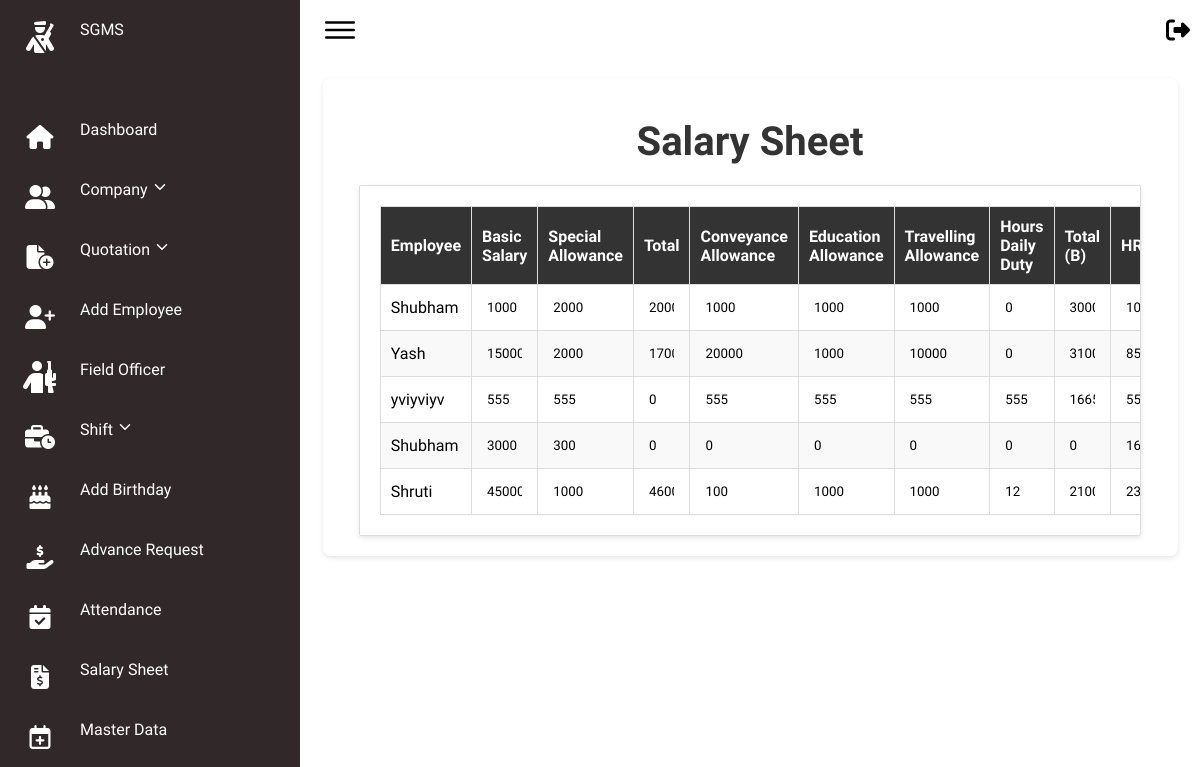
/adsalarysheet, run on the app's committed database.
### secman/models.py (models this page shows, shortened)
class EmployeeJoining(models.Model):
    emp_id = models.CharField(max_length=20, unique=True)
    first_name = models.CharField(max_length=50)
    middle_name = models.CharField(max_length=50, blank=True, null=True)
    last_name = models.CharField(max_length=50)
    email = models.EmailField()
    date_of_birth = models.DateField()
    contact_number = models.CharField(max_length=15)
    whatsapp_number = models.CharField(max_length=15, blank=True, null=True)
    emergency_contact1 = models.CharField(max_length=15)
    emergency_contact2 = models.CharField(max_length=15)
    emergency_contact_relation1 = models.CharField(max_length=20)
    emergency_contact_relation2 = models.CharField(max_length=20)
    emergency_contact_relation1_name = models.CharField(max_length=100)
    emergency_contact_relation2_name = models.CharField(max_length=100)
    age = models.PositiveIntegerField()
    gender = models.CharField(max_length=10)
    current_address = models.TextField()
    permanent_address = models.TextField()
    city = models.CharField(max_length=50)
    state = models.CharField(max_length=50)
    pincode = models.CharField(max_length=10)
    security_guard_training = models.CharField(max_length=3, choices=[('yes', 'Yes'), ('no', 'No')], default='no')
    job_experience = models.CharField(max_length=3, choices=[('yes', 'Yes'), ('no', 'No')], default='no')
    pancard = models.CharField(max_length=3, choices=[('yes', 'Yes'), ('no', 'No')], default='no')
    aadhar = models.CharField(max_length=3, choices=[('yes', 'Yes'), ('no', 'No')], default='no')
    voter = models.CharField(max_length=3, choices=[('yes', 'Yes'), ('no', 'No')], default='no')
    profile_picture = models.ImageField(upload_to='profile_pictures/')
    signature = models.ImageField(upload_to='signatures/')
    preferred_work_arrangements = models.CharField(max_length=20)
    position = models.CharField(max_length=50)
    account_holder_name = models.CharField(max_length=100)
    bank_name = models.CharField(max_length=100)
    bank_account_number = models.CharField(max_length=30)
    ifsc_code = models.CharField(max_length=15)
    branch_name = models.CharField(max_length=100)
    bank_address = models.TextField()
    qualification = models.CharField(max_length=20)
    experience = models.CharField(max_length=20)
    company = models.ForeignKey(UserProfile, on_delete=models.SET_NULL, null=True, limit_choices_to={'user_type': 'company'})
    pdf_file = models.FileField(upload_to='employee_pdfs/', blank=True, null=True)

### secman/views.py (the view)
# urls.py: path('adsalarysheet',views.adminsalarysheet,name='adminsalarysheet'),
def adminsalarysheet(request):
    current_date = timezone.now()
    current_month = current_date.month
    current_year = current_date.year
    next_month = current_date.replace(day=28) + timezone.timedelta(days=4)
    first_day_next_month = next_month.replace(day=1)
    days_in_month = (first_day_next_month - current_date.replace(day=1)).days
    salary_details_list = SalaryDetails.objects.all()
    salary_with_actual = []
    for salary in salary_details_list:
        days_present = Attendance.objects.filter(
            employee=salary.employee,
            date__month=current_month,
            date__year=current_year,
            status='P'
        ).count()
        actual_daily_wages = calculate_actual_daily_wages(salary.total_c, days_in_month) if days_in_month else 0
        actual_salary = calculate_actual_salary(actual_daily_wages, days_present) - salary.advance_payment - salary.food_allowance - salary.price_partial_uniform
        salary_with_actual.append({
            'id': salary.id,
            'employee': salary.employee.first_name,  # Assuming Employee has a 'name' field
            'basic_salary': salary.basic_salary,
            'special_allowance': salary.special_allowance,
            'total': salary.total,
            'conveyance_allowance': salary.conveyance_allowance,
            'education_allowance': salary.education_allowance,
            'travelling_allowance': salary.travelling_allowance,
            'hours_daily_duty': salary.hours_daily_duty,
            'total_b': salary.total_b,
            'hra': salary.hra,
            'pf': salary.pf,
            'gratuity': salary.gratuity,
            'leave_with_wages': salary.leave_with_wages,
            'esic': salary.esic,
            'paid_holiday': salary.paid_holiday,
            'bonus': salary.bonus,
            'uniform': salary.uniform,
            'total_c': salary.total_c,
            'service_charge': salary.service_charge,
            'advance_payment': salary.advance_payment,
            'food_allowance': salary.food_allowance,
            'price_partial_uniform': salary.price_partial_uniform,
            'actual_daily_wages': actual_daily_wages,
            'actual_salary': actual_salary,
        })
    return render(request, 'admin/adsalarysheet.html', {'salary_with_actual': salary_with_actual})

### secman/views.py (called while the page is built)
def calculate_actual_daily_wages(total_c, days_in_month):
    if days_in_month > 0:
        return total_c / days_in_month
    else:
        return 0

def calculate_actual_salary(actual_daily_wages, days_present):
    return actual_daily_wages * days_present

### secman/templates/admin/adsalarysheet.html (shortened to what this page needs)
{% extends 'admin/basead.html' %}
{% block content %}
<head>
</head>
<body>
    <div class="card">
        <h1>Salary Sheet</h1>
        <div class="table-container">
            <table>
                <thead>
                    <tr>
                        <th>Employee</th>
                        <th>Basic Salary</th>
                        <th>Special Allowance</th>
                        <th>Total</th>
                        <th>Conveyance Allowance</th>
                        <th>Education Allowance</th>
                        <th>Travelling Allowance</th>
                        <th>Hours Daily Duty</th>
                        <th>Total (B)</th>
                        <th>HRA</th>
                    </tr>
                </thead>
                <tbody>
                    {% for salary in salary_with_actual %}
                    <tr>
                        <td>{{ salary.employee }}</td>
                        <td><input type="text" data-id="{{ salary.id }}" data-field="basic_salary" value="{{ salary.basic_salary }}"></td>
                        <td><input type="text" data-id="{{ salary.id }}" data-field="special_allowance" value="{{ salary.special_allowance }}"></td>
                        <td><input type="text" data-id="{{ salary.id }}" data-field="total" value="{{ salary.total }}"></td>
                        <td><input type="text" data-id="{{ salary.id }}" data-field="conveyance_allowance" value="{{ salary.conveyance_allowance }}"></td>
                        <td><input type="text" data-id="{{ salary.id }}" data-field="education_allowance" value="{{ salary.education_allowance }}"></td>
                        <td><input type="text" data-id="{{ salary.id }}" data-field="travelling_allowance" value="{{ salary.travelling_allowance }}"></td>
                        <td><input type="text" data-id="{{ salary.id }}" data-field="hours_daily_duty" value="{{ salary.hours_daily_duty }}"></td>
                        <td><input type="text" data-id="{{ salary.id }}" data-field="total_b" value="{{ salary.total_b }}"></td>
                        <td><input type="text" data-id="{{ salary.id }}" data-field="hra" value="{{ salary.hra }}"></td>
                    </tr>
                    {% endfor %}
                </tbody>
            </table>
        </div>
    </div>
{% endblock content %}

### secman/static/css/style.css (style rules this page uses)
* { font-family: "Ubuntu", sans-serif; margin: 0; padding: 0; box-sizing: border-box; }
:root { --blue: #2a2185; --white: #fff; --gray: #f5f5f5; --black1: #222; --black2: #999; }
body { min-height: 100vh; overflow-x: hidden; }

### secman/templates/admin/basead.html (style rules this page uses)
* { font-family: "Ubuntu", sans-serif; margin: 0; padding: 0; box-sizing: border-box; }
:root { --blue: #312929; --white: #fff; --gray: #f5f5f5; --black1: #222; --black2: #999; }
body { min-height: 100vh; overflow-x: hidden; }

### secman/templates/admin/adsalarysheet.html (style rules this page uses)
body { font-family: Arial, sans-serif; margin: 0; padding: 0; background-color: #f0f2f5; }
.card { width: 95%; margin: 2% auto; padding: 20px; background: #fff; border-radius: 8px; box-shadow: 0 2px 5px rgba(0, 0, 0, 0.1); animation: fadeIn 1s ease-in; }
h1 { text-align: center; color: #333; font-size: 2.5em; margin: 20px 0; animation: slideIn 1s ease-in-out; }
.table-container { overflow-x: auto; border: 1px solid #ddd; border-radius: 8px; box-shadow: 0 2px 5px rgba(0, 0, 0, 0.1); background-color: #fff; margin: 0 2%; padding: 20px; animation: fadeIn 1s ease-in; border-radius: 2px; }
table { width: 100%; border-collapse: collapse; min-width: 1000px; }
th, td { border: 1px solid #ddd; padding: 10px; text-align: left; }
th { background-color: #f4f4f4; color: #333; }
tr:nth-child(even) { background-color: #f9f9f9; }
thead th { position: sticky; top: 0; background-color: #333; color: #ffffff; z-index: 1; }
td { position: relative; transition: background-color 0.3s ease; }
input { width: 100%; box-sizing: border-box; border: none; background: transparent; padding: 5px; }

### data on the page
EmployeeJoining: employee "Shubham"
EmployeeJoining: employee "Yash"
EmployeeJoining: employee "yviyviyv"
EmployeeJoining: employee "Shubham"
EmployeeJoining: employee "Shruti"
